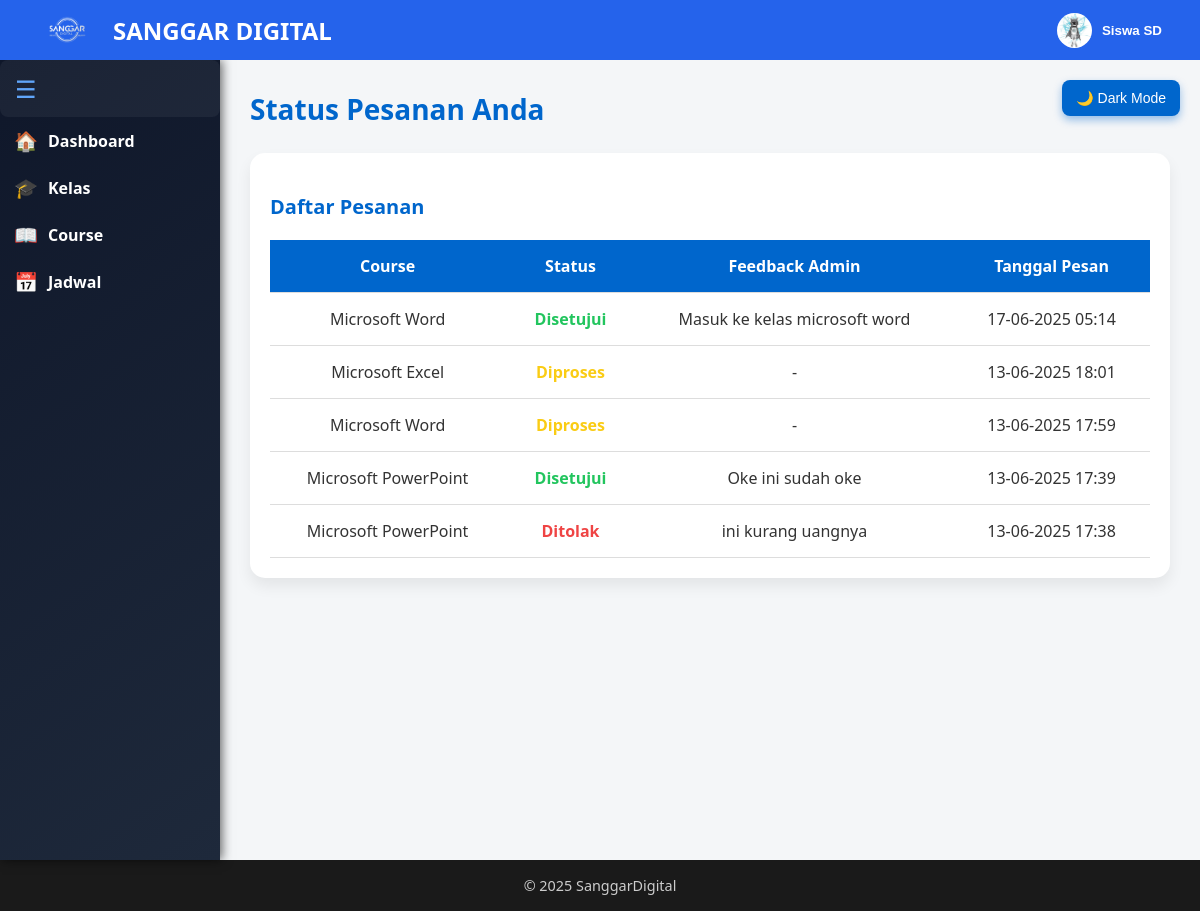
/kelas_siswa/status_pesanan.php (signed in), run on the app's committed database.
### tables this page shows
CREATE TABLE `users` (
  `id` int(11) NOT NULL,
  `name` varchar(100) DEFAULT NULL,
  `email` varchar(100) DEFAULT NULL,
  `password` varchar(255) DEFAULT NULL,
  `role` enum('admin','guru','siswa') DEFAULT 'siswa',
  `created_at` timestamp NOT NULL DEFAULT current_timestamp(),
  `photo` varchar(255) DEFAULT NULL
);

CREATE TABLE `pesanan_course` (
  `id` int(11) NOT NULL,
  `course_id` int(11) NOT NULL,
  `username` varchar(100) NOT NULL,
  `email` varchar(150) NOT NULL,
  `bukti_transfer` varchar(255) DEFAULT NULL,
  `metode_bayar` enum('bank','qr') DEFAULT 'bank',
  `status` enum('diproses','disetujui','ditolak') DEFAULT 'diproses',
  `feedback_admin` text DEFAULT NULL,
  `created_at` timestamp NOT NULL DEFAULT current_timestamp(),
  `user_id` int(11) DEFAULT NULL
);

CREATE TABLE `course` (
  `id` int(11) NOT NULL,
  `nama_course` varchar(255) NOT NULL,
  `jenjang` varchar(100) DEFAULT NULL,
  `ringkasan` text DEFAULT NULL,
  `foto` varchar(255) DEFAULT NULL,
  `status` enum('dibuka','belum dibuka') DEFAULT 'belum dibuka',
  `periode` varchar(100) DEFAULT NULL,
  `harga` decimal(12,2) DEFAULT NULL,
  `created_at` timestamp NOT NULL DEFAULT current_timestamp()
);

### kelas_siswa/status_pesanan.php (the view, shortened to what this page needs)
<?php
include '../config/db.php';
include __DIR__ . '/../partials/navbardashboardsiswa.php';
include __DIR__ . '/../partials/sidebarsiswa.php';
$user_id = $_SESSION['user_id'];
$query = "
    SELECT p.*, c.nama_course
    FROM pesanan_course p
    JOIN course c ON p.course_id = c.id
    WHERE p.user_id = ?
    ORDER BY p.created_at DESC
";
$stmt = $conn->prepare($query);
$stmt->bind_param("i", $user_id);
$stmt->execute();
$result = $stmt->get_result();
?>
<!DOCTYPE html>
<html lang="id">
<head>
</head>
<body>
<main id="mainContent">
    <button id="darkModeToggle" aria-label="Toggle Dark Mode">🌙 Dark Mode</button>
    <div class="dashboard-title">Status Pesanan Anda</div>
    <div class="card">
        <h3>Daftar Pesanan</h3>
        <?php if ($result->num_rows > 0): ?>
            <table>
                <tr>
                    <th>Course</th>
                    <th>Status</th>
                    <th>Feedback Admin</th>
                    <th>Tanggal Pesan</th>
                </tr>
                <?php while ($row = $result->fetch_assoc()): ?>
                    <tr>
                        <td><?= htmlspecialchars($row['nama_course']) ?></td>
                        <td>
                            <?php
                            if ($row['status'] === 'diproses') {
                                echo "<span class='status-diproses'>Diproses</span>";
                            } elseif ($row['status'] === 'disetujui') {
                                echo "<span class='status-disetujui'>Disetujui</span>";
                            } else {
                                echo "<span class='status-ditolak'>Ditolak</span>";
                            }
                            ?>
                        </td>
                        <td><?= htmlspecialchars($row['feedback_admin'] ?? '-') ?></td>
                        <td><?= date("d-m-Y H:i", strtotime($row['created_at'])) ?></td>
                    </tr>
                <?php endwhile; ?>
            </table>
        <?php else: ?>
            <div class="empty-message">Belum ada pesanan.</div>
        <?php endif; ?>
    </div>
</main>
<?php include '../partials/footer.php'; ?>
</body>
</html>

### partials/navbardashboardsiswa.php (shortened to what this page needs)
<?php
require_once '../config/db.php';
if (!isset($_SESSION['user_id'])) {
    $username = 'Admin';
    $photo = 'assets/profile.jpg';
} else {
    $user_id = $_SESSION['user_id'];
    $query = $conn->prepare("SELECT name, photo FROM users WHERE id = ?");
    $query->bind_param("i", $user_id);
    $query->execute();
    $result = $query->get_result();
    if ($result && $result->num_rows > 0) {
        $user = $result->fetch_assoc();
        $username = htmlspecialchars($user['name']);
        $photo = !empty($user['photo']) ? $user['photo'] : 'assets/profile.jpg';
    } else {
        $username = 'Admin';
        $photo = 'assets/profile.jpg';
    }
}
?>
<nav style="
  background-color: #2563eb;
  padding: 1rem 2rem;
  color: white;
  font-family: 'Segoe UI', Tahoma, Geneva, Verdana, sans-serif;
  position: fixed;
  top: 0;
  left: 0;
  width: 100%;
  height: 60px;
  display: flex;
  justify-content: space-between;
  align-items: center;
  z-index: 1000;
  box-sizing: border-box;
">
  <div style="display: flex; align-items: center; gap: 10px;">
    <img src="../logo.png" alt="Logo" style="height: 40px; object-fit: contain;">
    <div style="font-weight: 700; font-size: 1.5rem;">
      SANGGAR DIGITAL
    </div>
  </div>
  <div style="display: flex; align-items: center; position: relative;">
    <button id="profileToggle" style="
        background: none;
        border: none;
        color: white;
        cursor: pointer;
        display: flex;
        align-items: center;
    ">
      <img src="/sanggardigital/<?= htmlspecialchars($photo) ?>" alt="Profile"
        style="width:35px; height:35px; border-radius:50%; margin-right:10px; object-fit: cover;">
      <span style="font-weight:600; user-select:none;"><?= $username ?></span>
    </button>
  </div>
</nav>

### kelas_siswa/status_pesanan.php (style rules this page uses)
body { margin: 0; font-family: 'Segoe UI', Tahoma, Geneva, Verdana, sans-serif; background-color: #f4f6f8; color: #333; transition: background-color 0.3s ease, color 0.3s ease; }
main { margin-top: 60px; margin-left: 220px; padding: 30px; min-height: 100vh; box-sizing: border-box; transition: margin-left 0.3s ease, background-color 0.3s ease; position: relative; background-color: #f4f6f8; }
.dashboard-title { font-size: 28px; font-weight: bold; color: #0066cc; margin-bottom: 25px; }
.card { background-color: white; padding: 20px; border-radius: 15px; box-shadow: 0 8px 15px rgba(0, 0, 0, 0.07); transition: transform 0.3s ease, box-shadow 0.3s ease, background-color 0.3s ease, color 0.3s ease; color: #333; }
.card h3 { font-size: 20px; color: #0066cc; margin-bottom: 20px; }
table { width: 100%; border-collapse: collapse; margin-top: 20px; }
th, td { padding: 15px 20px; border-bottom: 1px solid #ddd; text-align: center; color: inherit; }
th { background-color: #0066cc; color: #fff; font-weight: bold; }
.status-diproses { color: #facc15; font-weight: bold; }
.status-disetujui { color: #22c55e; font-weight: bold; }
.status-ditolak { color: #ef4444; font-weight: bold; }
#darkModeToggle { position: absolute; top: 20px; right: 20px; background-color: #0066cc; border: none; color: white; padding: 10px 14px; border-radius: 8px; font-size: 14px; cursor: pointer; box-shadow: 0 4px 8px rgba(0, 102, 204, 0.4); transition: background-color 0.3s ease; user-select: none; z-index: 10; }

### data on the page
users: photo (picture), name "Siswa SD"
pesanan_course: course.nama_course "Microsoft Word", status "Disetujui", feedback_admin "Masuk ke kelas microsoft word", created_at "17-06-2025 05:14"
pesanan_course: course.nama_course "Microsoft Excel", status "Diproses", feedback_admin "-", created_at "13-06-2025 18:01"
pesanan_course: course.nama_course "Microsoft Word", status "Diproses", feedback_admin "-", created_at "13-06-2025 17:59"
pesanan_course: course.nama_course "Microsoft PowerPoint", status "Disetujui", feedback_admin "Oke ini sudah oke", created_at "13-06-2025 17:39"
pesanan_course: course.nama_course "Microsoft PowerPoint", status "Ditolak", feedback_admin "ini kurang uangnya", created_at "13-06-2025 17:38"
